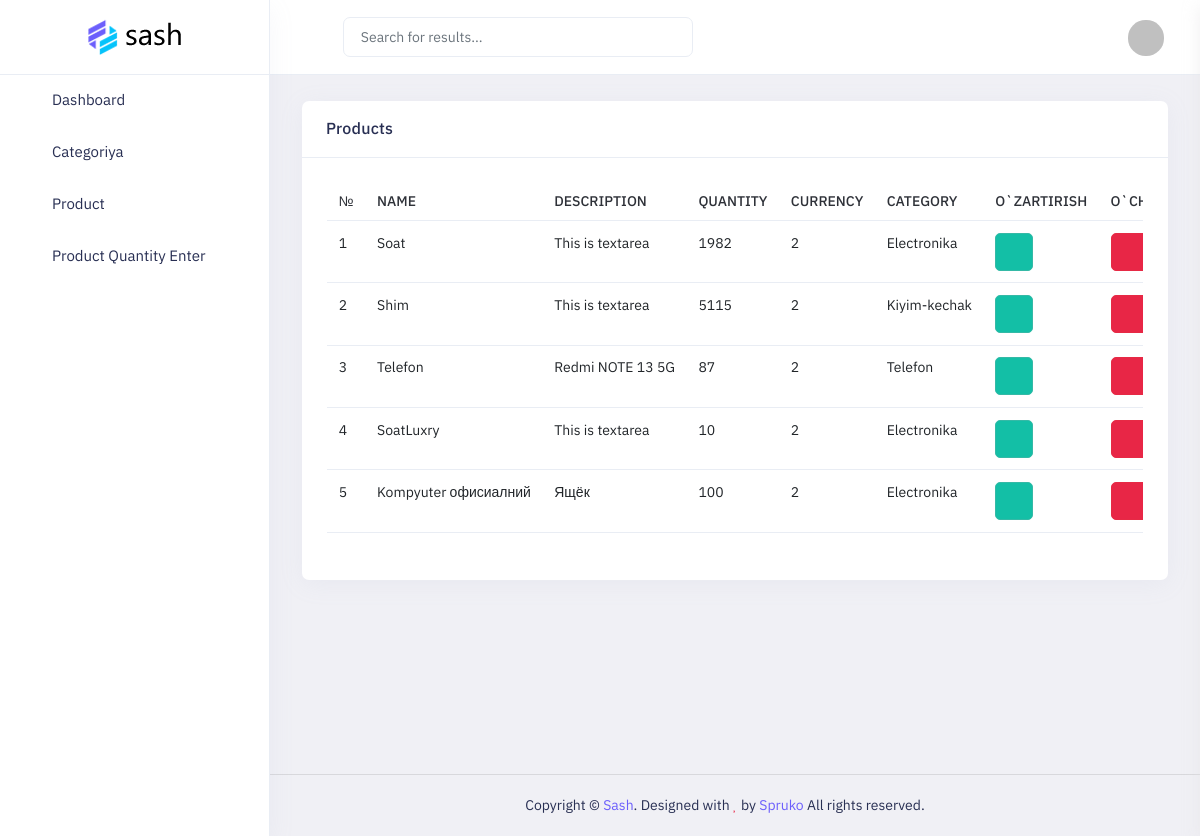
Screenshot of /dashboard/dashboard/product/list/ with the database file from the repository.
### main/models.py (models this page shows, shortened)
class Product(models.Model):
    name = models.CharField(max_length=255)
    slug = models.SlugField(blank=True)
    description = models.TextField()
    quantity = models.IntegerField()
    price = models.DecimalField(decimal_places=2, max_digits=10)
    currency = models.SmallIntegerField(
        choices=(
            (1,'Dollar'),
            (2, 'So`m')
            )
    )
    discount_price = models.DecimalField(
        decimal_places=2,
        max_digits=10,
        blank=True,
        null=True
        )
    baner_image = models.ImageField(upload_to='baner/')
    category = models.ForeignKey(Category, on_delete=models.SET_NULL, null=True)

class Category(models.Model):
    name = models.CharField(max_length=255, unique=True)
    slug = models.SlugField(blank=True)
    def __str__(self):
        return self.name

### dashboard/views.py (the view)
# urls.py: path('dashboard/product/list/', views.product, name='product'),
def product(request):
    result = search_with_fields_product(request)
    try:
        product = models.Product.objects.filter(**result)
    except FieldError as err:
        del result[err.__doc__.split()[3][1:-1]]
        product = models.Product.objects.filter(**result)
    context = {'product': pagenator_page(product, 10, request)}
    return render(request, 'dashboard/product/list.html', context)

### dashboard/funcs.py (called while the page is built, shortened)
def search_with_fields_product(request):
    result = {}
    return result

def pagenator_page(list, num, request):
    paginator = Paginator(list, num)
    pages = request.GET.get('page')
    try:
        list = paginator.page(pages)
    except PageNotAnInteger:
        list = paginator.page(1)
    except EmptyPage:
        list = paginator.page(paginator.num_pages)
    return list

### dashboard/templates/dashboard/product/list.html (shortened to what this page needs)
{% load static %}
<!doctype html>
<html lang="en" dir="ltr">
<head>
    <link id="style" href="{% static 'dashboard/plugins/bootstrap/css/bootstrap.min.css' %}" rel="stylesheet">
     <link href="{% static 'dashboard/css/style.css' %}" rel="stylesheet">
    <link href="{% static 'dashboard/css/plugins.css' %}" rel="stylesheet">
    <link href="{% static 'dashboard/css/icons.css' %}" rel="stylesheet">
    <link href="{% static 'dashboard/switcher/css/switcher.css' %}" rel="stylesheet">
    <link href="{% static 'dashboard/switcher/demo.css' %}" rel="stylesheet">
</head>
<body class="app sidebar-mini ltr light-mode">
    <div class="page">
        <div class="page-main">
            <div class="app-header header sticky">
                <div class="container-fluid main-container">
                    <div class="d-flex">
                        <a aria-label="Hide Sidebar" class="app-sidebar__toggle" data-bs-toggle="sidebar" href="javascript:void(0)"></a>
                        <div class="main-header-center ms-3 d-none d-lg-block">
                            <input type="text" class="form-control" id="typehead" placeholder="Search for results...">
                            <button class="btn px-0 pt-2"><i class="fe fe-search" aria-hidden="true"></i></button>
                        </div>
                        <div class="d-flex order-lg-2 ms-auto header-right-icons">
                            <div class="navbar navbar-collapse responsive-navbar p-0">
                                <div class="collapse navbar-collapse" id="navbarSupportedContent-4">
                                    <div class="d-flex order-lg-2">
                                        <div class="d-flex">
                                            <a class="nav-link icon theme-layout nav-link-bg layout-setting">
                                                <span class="dark-layout"><i class="fe fe-moon"></i></span>
                                            </a>
                                        </div>
                                        <div class="dropdown d-flex">
                                            <a class="nav-link icon full-screen-link nav-link-bg">
                                                <i class="fe fe-minimize fullscreen-button"></i>
                                            </a>
                                        </div>
                                        <div class="dropdown d-flex profile-1">
                                            <a href="javascript:void(0)" data-bs-toggle="dropdown" class="nav-link leading-none d-flex">
                                                <img src="{% static 'dashboard/images/users/21.jpg' %}" alt="profile-user"
                                                    class="avatar  profile-user brround cover-image">
                                            </a>
                                        </div>
                                    </div>
                                </div>
                            </div>
                        </div>
                    </div>
                </div>
            </div>
            <div class="sticky">
                <div class="app-sidebar">
                    <div class="side-header">
                        <a class="header-brand1" href="index.html">
                            <img src="{% static 'dashboard/images/brand/logo-dark.png' %}" class="header-brand-img light-logo1"
                                alt="logo">
                        </a>
                    </div>
                    <div class="main-sidemenu">
                        <ul class="side-menu">
                            <li class="slide">
                                <a class="side-menu__item has-link" data-bs-toggle="slide" href="{% url 'dashboard:dashboard' %}"><i
                                        class="side-menu__icon fe fe-home"></i><span
                                        class="side-menu__label">Dashboard</span></a>
                            </li>
                            <li class="slide">
                                <a class="side-menu__item" data-bs-toggle="slide" href="javascript:void(0)"><i
                                        class="side-menu__icon fe fe-layers"></i><span
                                        class="side-menu__label">Categoriya</span><i
                                        class="angle fe fe-chevron-right"></i>
                                </a>
                            </li>
                            <li class="slide">
                                <a class="side-menu__item" data-bs-toggle="slide" href="javascript:void(0)"><i
                                        class="side-menu__icon fe fe-layers"></i><span
                                        class="side-menu__label">Product</span><i
                                        class="angle fe fe-chevron-right"></i>
                                </a>
                            </li>
                            <li class="slide">
                                <a class="side-menu__item" data-bs-toggle="slide" href="javascript:void(0)"><i
                                        class="side-menu__icon fe fe-layers"></i><span
                                        class="side-menu__label">Product Quantity Enter</span><i
                                        class="angle fe fe-chevron-right"></i>
                                </a>
                            </li>
                        </ul>
                    </div>
                </div>
            </div>
            <div class="main-content app-content mt-0">
                <div class="side-app">
                    <div class="main-container container-fluid">
                        <div class="page-header">
                            <form method="get" class="d-flex">
                                <label for="name">Maxsulot nom</label>
                                <label for="quantity">Miqdor</label>
                                <label for="created_at_start">Sana Boshlanish</label>
                                <label for="created_at_end">Sana Tugash</label>
                                <button type="submit" class="btn btn-success w-50 ms-1" >Filter</button>
                            </form>
                    </div>
                        <div class="row">
                            <div class="col-3"></div>
                            <div class="col-xl-12">
                                <div class="card">
                                    <div class="card-header">
                                        <h3 class="card-title">Products</h3>
                                    </div>
                                    <div class="card-body">
                                        <div class="table-responsive">
                                            <table class="table text-nowrap text-md-nowrap mb-0">
                                                <thead>
                                                    <tr>
                                                        <th>№</th>
                                                        <th>Name</th>
                                                        <th>Description</th>
                                                        <th>Quantity</th>
                                                        <th>Currency</th>
                                                        <th>Category</th>
                                                        <th>O`zartirish</th>
                                                        <th>O`chirish</th>
                                                    </tr>
                                                </thead>
                                                <tbody>
                                                    {% for item in product %}
                                                    <tr>
                                                        <td>{{forloop.counter}}</td>
                                                        <td>{{item.name}}</td>
                                                        <td>{{item.description}}</td>
                                                        <td>{{item.quantity}}</td>
                                                        <td>{{item.currency}}</td>
                                                        <td>{{item.category}}</td>
                                                        <td><a href="{% url 'dashboard:product_update' item.id %}" class="btn btn-icon  btn-success" style="color: white;"><i class="fa fa-arrow-right"></i></a></td>
                                                        <td><a href="{% url 'dashboard:product_delete' item.id %}" class="btn btn-icon  btn-danger"><i class="fe fe-trash"></i></a></td>
                                                    </tr>
                                                    {% endfor %}
                                                </tbody>
                                            </table>
                                        </div>
                                        <div class="d-flex justify-content-end" >
                                            <div class="col-12 text-right">
                                            </div>
                                        </div>
                                        <br>
                                    </div>
                                </div>
                            </div>
                        </div>
                    </div>
                </div>
            </div>
        </div>
        <footer class="footer">
            <div class="container">
                <div class="row align-items-center flex-row-reverse">
                    <div class="col-md-12 col-sm-12 text-center">
                        Copyright ©  <a href="javascript:void(0)">Sash</a>. Designed with <span
                            class="fa fa-heart text-danger"></span> by <a href="javascript:void(0)"> Spruko </a> All rights reserved.
                    </div>
                </div>
            </div>
        </footer>
</body>
</html>

### dashboard/static/dashboard/switcher/css/switcher.css (style rules this page uses)
.w-50 { width: 50% !important; }

### rows the page displays
Product: name "Soat", description "This is textarea", quantity "1982", currency "2", category "Electronika"
Product: name "Shim", description "This is textarea", quantity "5115", currency "2", category "Kiyim-kechak"
Product: name "Telefon", description "Redmi NOTE 13 5G", quantity "87", currency "2", category "Telefon"
Product: name "SoatLuxry", description "This is textarea", quantity "10", currency "2", category "Electronika"
Product: name "Kompyuter офисиалний", description "Ящёк", quantity "100", currency "2", category "Electronika"
